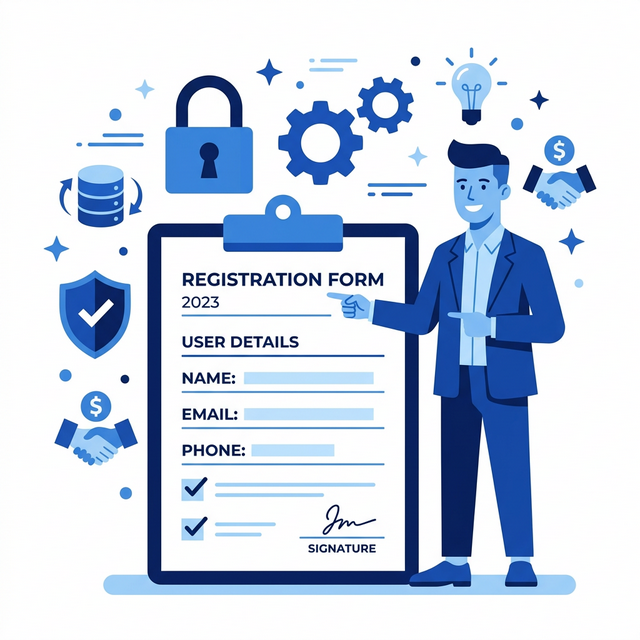
#> input picture auth_component_dir/illustration.png, 640 x 640 px
$ python -i image_preprocessor.py   (imports and definitions only)
#> lines starting #> are read from the running program, lines starting #| are printed output that depends on the picture; after the words box and inside, x2 and y2 are one past the last pixel; in counts of white or black regions, pixels touching at a corner belong together
#> further down, picture is the input picture: shape (640, 640, 3); mean B, G, R 231.6, 214.1, 202.3
"""
image_preprocessor.py
─────────────────────
OpenCV image preprocessing pipeline. Performs normalization before feeding images into PaddleOCR,
improving OCR accuracy especially for low-quality scans.

Processing steps:
  1. Grayscale conversion
  2. Adaptive thresholding (binarization)
  3. Fast Non-Local Means Denoising
"""

import logging
from typing import Union

import cv2
import numpy as np
from PIL import Image

logger = logging.getLogger(__name__)


def pil_to_cv2(pil_image: Image.Image) -> np.ndarray:
    """Converts PIL Image to OpenCV BGR numpy array."""
    rgb = np.array(pil_image.convert("RGB"))
    return cv2.cvtColor(rgb, cv2.COLOR_RGB2BGR)


def cv2_to_pil(cv2_image: np.ndarray) -> Image.Image:
    """Converts OpenCV BGR numpy array to PIL Image."""
    rgb = cv2.cvtColor(cv2_image, cv2.COLOR_BGR2RGB)
    return Image.fromarray(rgb)


def preprocess_image(
    image: Union[np.ndarray, Image.Image],
    do_grayscale: bool = True,
    do_denoise: bool = True,
    do_binarize: bool = True,
) -> np.ndarray:
    """
    Performs OCR preprocessing pipeline on input image, returning processed numpy array.

    Parameters
    ----------
    image : np.ndarray | PIL.Image.Image
        Input image (supports BGR numpy array or PIL Image)
    do_grayscale : bool
        Whether to convert to grayscale (default True)
    do_denoise : bool
        Whether to denoise (default True, depends on grayscale)
    do_binarize : bool
        Whether to perform adaptive binarization (default True, depends on grayscale)

    Returns
    -------
    np.ndarray
        Processed image (grayscale or pseudo-color, depending on parameters)
    """
#> called with do_grayscale = True, do_denoise = True, do_binarize = True
    # --- 统一转为 OpenCV BGR array ---
    if isinstance(image, Image.Image):
        img = pil_to_cv2(image)
    else:
        img = image.copy()

    # --- 步骤 1：灰度化 ---
    if do_grayscale:
        gray = cv2.cvtColor(img, cv2.COLOR_BGR2GRAY)
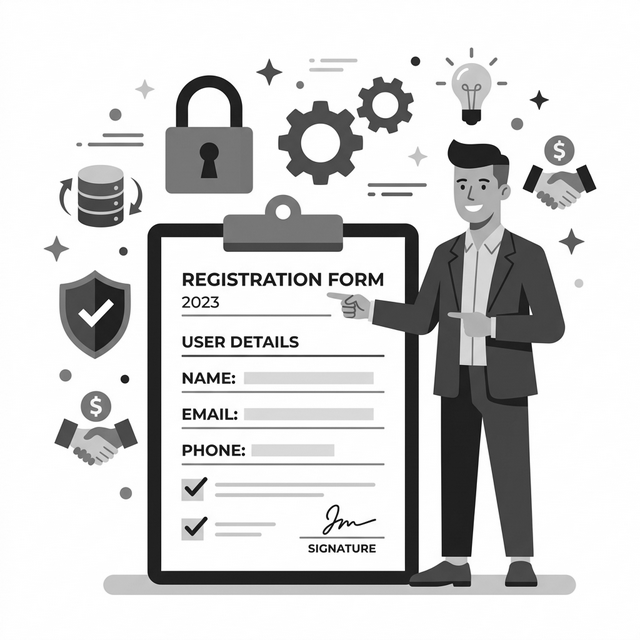
#> gray: shape (640, 640); min 1, max 255, mean 212.6
    else:
        return img  # 后续步骤依赖灰度图，直接返回

    # --- 步骤 2：去噪（快速非局部均值去噪，适合扫描件噪点）---
    if do_denoise:
        gray = cv2.fastNlMeansDenoising(
            gray,
            h=10,           # 滤波强度（值越大去噪越强，但会模糊细节）
            templateWindowSize=7,
            searchWindowSize=21,
        )

    # --- 步骤 3：自适应阈值二值化 ---
    if do_binarize:
        binary = cv2.adaptiveThreshold(
            gray,
            maxValue=255,
            adaptiveMethod=cv2.ADAPTIVE_THRESH_GAUSSIAN_C,
            thresholdType=cv2.THRESH_BINARY,
            blockSize=11,   # 邻域大小（必须为奇数）
            C=2,            # 从均值中减去的常数
        )
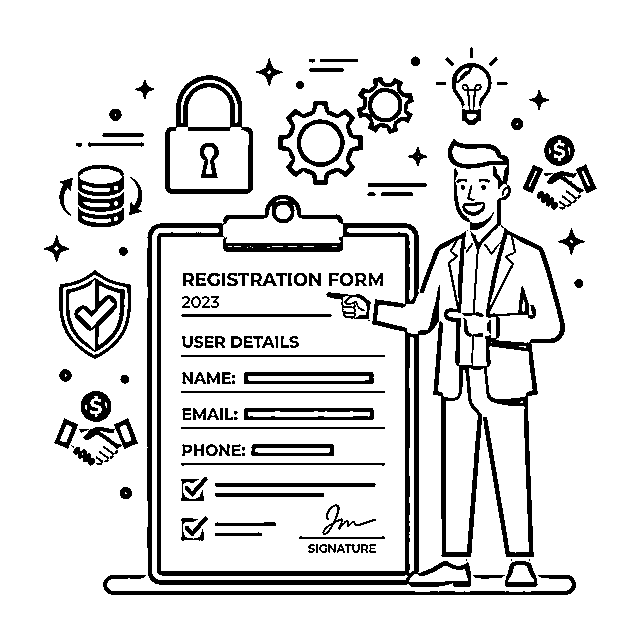
#> binary: shape (640, 640); 86.8% white; 150 black regions (15 under 20 px), largest, box (x1, y1, x2, y2) and area: (147, 139, 565, 587) 22093, (165, 75, 253, 194) 2393, (103, 575, 576, 595) 2182
        return binary

    return gray

>>> import cv2
>>> picture = cv2.imread('../auth_component_dir/illustration.png')
>>> result = preprocess_image(picture)
